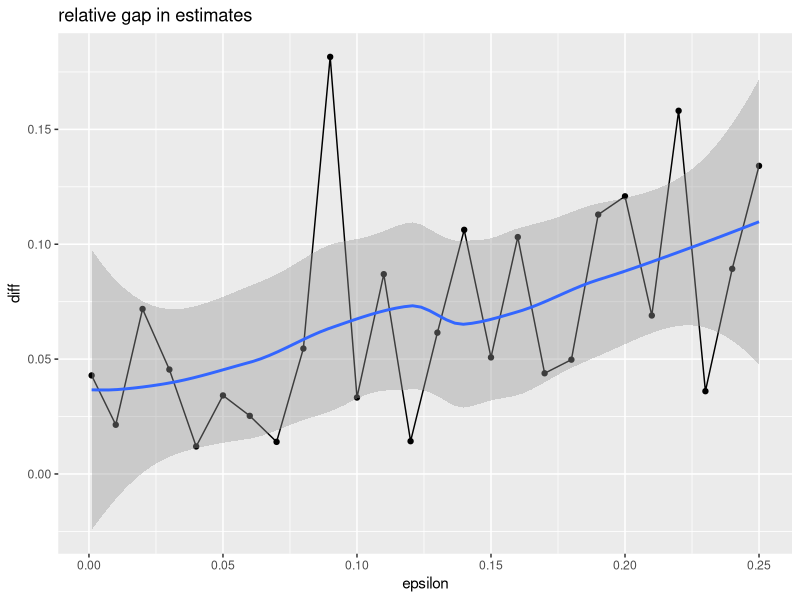

Source code (R): (Note: this script raises an error after producing the figure.)
#
# Code to accompany "A Simpler Explanation of Differential Privacy"
# [LINK]
# This simulates the game described in the blog post
#

library(ggplot2) # For the graphs at the bottom of the code

set.seed(345345)

rlaplace <- function(n,sigma) {
  if(sigma==0) {
    numeric(n)
  }
  rexp(n,rate = 1/sigma) - rexp(n,rate = 1/sigma)
}

collar = function(x) {
  pmax(0, pmin(1, x))
}

# Play N rounds of the differential privacy game
run_exp = function(n, threshold, Nruns, epsilon) {
  # The noise parameter.
  # Typically, practitioners use k/epsilon count, with k in
  # range(1,100). We divide by Nruns because we are working
  # in frequencies, not counts

  sigma = (20/epsilon)/Nruns

  # The Universe is two sets, S and S'
  s = numeric(n);
  sprime = numeric(n); sprime[1] =1
  sets = list(s, sprime)

  # this is run inside the "private world"
  estimate_s = collar(mean(s) + rlaplace(Nruns, sigma))
  estimate_prime = collar(mean(sprime) + rlaplace(Nruns, sigma))

  # this is what the adversary sees
  outcome_s = estimate_s >= threshold
  outcome_prime = estimate_prime >= threshold

  ps = mean(outcome_s)
  pprime = mean(outcome_prime)

  # epsilon-dp means abs(log(ps/pprime)) < epsilon
  logratio = abs(log(ps/pprime))

  data.frame(mean_s = mean(estimate_s),
             mean_prime = mean(estimate_prime),
             logratio = logratio)

}

n = 100; threshold=1/200; Nruns = 1000
epsilon  = seq(from=0, to=0.25, by=0.01)
epsilon[1] = 0.001  # can't do zero

runframe = NULL
for(eps in epsilon) {
  run = cbind(run_exp(n, threshold, Nruns, eps), epsilon=eps)
  runframe = rbind(run, runframe)
}

runframe$diff = with(runframe, abs(mean_s-mean_prime)/pmax(mean_s, mean_prime))



# As epsilon gets stricter (smaller), the relative difference in the
# estimates of the means of S and S' gets smaller, as you would hope.
# The discrepancies in the graph are because sigma
# wasn't set correctly sometimes (especially for the stricter epsilons),
# but the trend is clear.

ggplot(runframe, aes(x=epsilon, y=diff)) +
  geom_point() + geom_line() + geom_smooth() +
  ggtitle("relative gap in estimates")

# However, as epsilon gets stricter, the estimates also become poorer,
# relative to the actual set means (0 and 0.01, respectively)

estimateframe = melt(runframe, measure.vars=c("mean_s", "mean_prime"), variable.name="set", value.name="mean_value")
ggplot(estimateframe, aes(x=epsilon, y=mean_value, color=set)) + geom_line() +
  geom_hline(yintercept = 0.01) + scale_color_manual(values=c("#1b9e77", "#d95f02")) +
  ggtitle("actual estimates")
